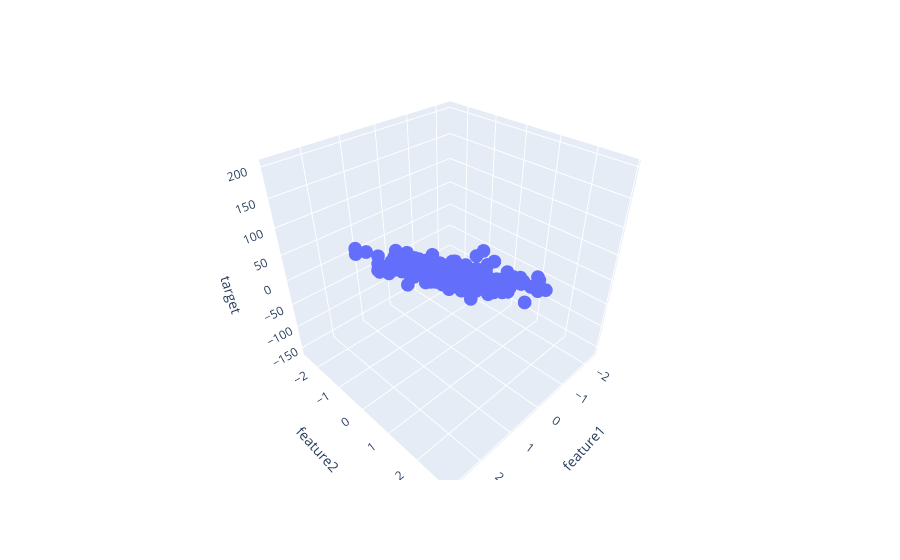

The notebook cell saved with this chart:
### Code cell
fig = px.scatter_3d(df, x='feature1', y='feature2', z='target')

fig.show()

### Figure 1 — Plotly figure (JSON) as saved in the notebook; plotly's stock layout.template omitted (floating-point values rounded to 4 significant figures; data arrays with more than 128 entries replaced by an {"elided": "..."} marker saying what was removed)
{"data": [{"hovertemplate": "feature1=%{x}<br>feature2=%{y}<br>target=%{z}<extra></extra>", "legendgroup": "", "marker": {"color": "#636efa", "symbol": "circle"}, "mode": "markers", "name": "", "scene": "scene", "showlegend": false, "type": "scatter3d", "x": {"elided": "200 float values"}, "y": {"elided": "200 float values"}, "z": {"elided": "200 float values"}}], "layout": {"legend": {"tracegroupgap": 0}, "margin": {"t": 60}, "scene": {"domain": {"x": [0, 1], "y": [0, 1]}, "xaxis": {"title": {"text": "feature1"}}, "yaxis": {"title": {"text": "feature2"}}, "zaxis": {"title": {"text": "target"}}}}}
